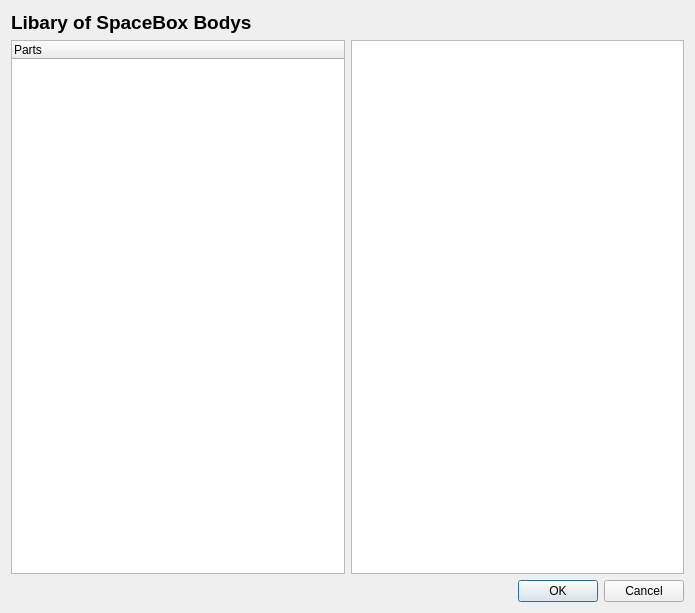
<?xml version="1.0" encoding="UTF-8"?>
<ui version="4.0">
 <class>Dialog</class>
 <widget class="QDialog" name="Dialog">
  <property name="geometry">
   <rect>
    <x>0</x>
    <y>0</y>
    <width>695</width>
    <height>613</height>
   </rect>
  </property>
  <property name="windowTitle">
   <string>Dialog</string>
  </property>
  <layout class="QVBoxLayout" name="verticalLayout">
   <item>
    <widget class="QLabel" name="label">
     <property name="text">
      <string>&lt;html&gt;&lt;head/&gt;&lt;body&gt;&lt;p&gt;&lt;span style=&quot; font-size:14pt; font-weight:600;&quot;&gt;Libary of SpaceBox Bodys&lt;/span&gt;&lt;/p&gt;&lt;/body&gt;&lt;/html&gt;</string>
     </property>
    </widget>
   </item>
   <item>
    <layout class="QHBoxLayout" name="horizontalLayout">
     <item>
      <widget class="QTreeWidget" name="libary_tree">
       <column>
        <property name="text">
         <string>Parts</string>
        </property>
       </column>
      </widget>
     </item>
     <item>
      <widget class="QTextBrowser" name="view"/>
     </item>
    </layout>
   </item>
   <item>
    <widget class="QDialogButtonBox" name="Dialog_2">
     <property name="orientation">
      <enum>Qt::Horizontal</enum>
     </property>
     <property name="standardButtons">
      <set>QDialogButtonBox::Cancel|QDialogButtonBox::Ok</set>
     </property>
    </widget>
   </item>
  </layout>
 </widget>
 <resources/>
 <connections>
  <connection>
   <sender>Dialog_2</sender>
   <signal>accepted()</signal>
   <receiver>Dialog</receiver>
   <slot>accept()</slot>
   <hints>
    <hint type="sourcelabel">
     <x>248</x>
     <y>254</y>
    </hint>
    <hint type="destinationlabel">
     <x>157</x>
     <y>274</y>
    </hint>
   </hints>
  </connection>
  <connection>
   <sender>Dialog_2</sender>
   <signal>rejected()</signal>
   <receiver>Dialog</receiver>
   <slot>reject()</slot>
   <hints>
    <hint type="sourcelabel">
     <x>316</x>
     <y>260</y>
    </hint>
    <hint type="destinationlabel">
     <x>286</x>
     <y>274</y>
    </hint>
   </hints>
  </connection>
 </connections>
</ui>
